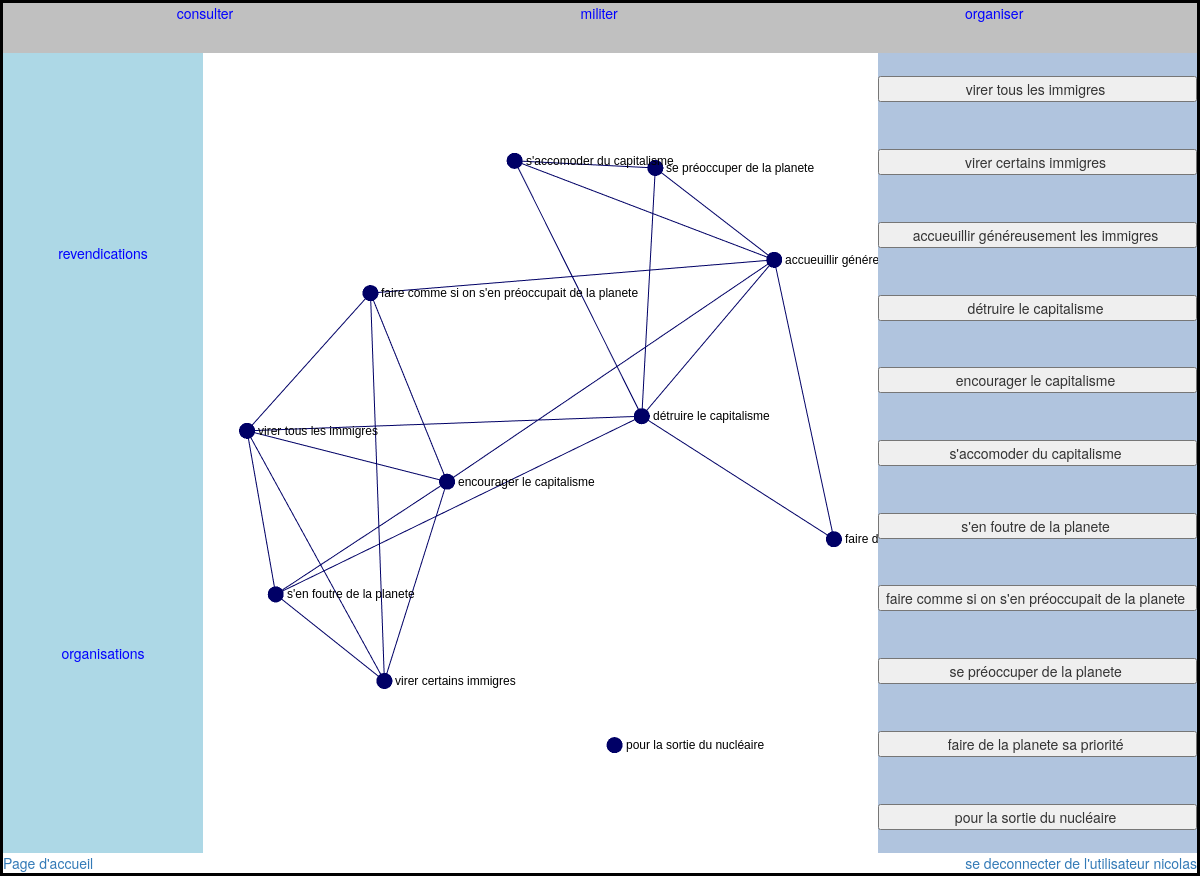
Page /revendication/consult_revendications (signed in) on the committed database.
### revendication/models.py (models this page shows, shortened)
class Proposition(models.Model):
    ennonce = models.CharField(max_length=200, null=True)
    date_creation = models.DateField (default= timezone.now, null=True)
    categorie =  models.ForeignKey(Theme, null=True, blank = True)
    supporter = models.ManyToManyField(User, through= "Soutien", null =True)
    champ_lexical = models.CharField (max_length = 100000, default = "vide", null = True)

### revendication/views.py (the view)
def consult_revendications (request):
	try:
		ennonce = request.GET['ennonce']
		proposition = Proposition.objects.get (ennonce = ennonce)
		identifiant = proposition.id
	except:
		print ("pas d'ennonce")
	propositions = Proposition.objects.all
	if request.GET:
		if proposition:
			return redirect('proposition_detail/{}'.format(identifiant))
	else:
		return render (request, 'revendications/consult_revendications.html', {"propositions" :propositions})

### revendication/templates/revendications/consult_revendications.html
{% extends "revendications/consulter.html" %}
{% load static %}
{% block barre_de_gauche %}
	<a href="{% url 'consult_revendications' %}" style="color:blue;"  >  revendications </a>
	<a href="{% url 'consult_organisations' %}" style="color:blue;"  >  organisations </a>
{% endblock %}
{%block barre_de_droite%}
	{% for proposition in propositions %}
		<input type="button" id="proposition_affichee" value="{{proposition.ennonce}} " onclick="document.location.href = '{% url 'proposition_detail' proposition.id %}'"> </input>
	{% endfor %}
{% endblock %}

### revendication/templates/revendications/base.html (shortened to what this page needs)
{% load static %}
<!DOCTYPE html>
<html>
    <head>
<link rel="stylesheet" href="{% static 'css/accueil.css' %}">
<link rel="stylesheet" href="//maxcdn.bootstrapcdn.com/bootstrap/3.2.0/css/bootstrap.min.css">
    </head>
    </head>
    <body>
        <header>
            <div class="barre_du_haut" id="barre_du_haut">
            {% block barre_du_haut %}
                    <a href="{% url 'consulter' %}" id="consulter" style="color:blue;"> consulter</a>
                    <a href="{% url 'militer' %}" id="militer" style="color:blue;"  > militer</a>
                    <a href="{% url 'organiser' %}" id="organiser" style="color:blue;">    organiser</a>
            {% endblock %}
            </div>
        </header>
        <div id="zone_centrale">
           <div class="barre_de_gauche">
            {% block barre_de_gauche %}
             {% endblock %}
            </div>
            <div class="barre_centrale">
             {% block barre_centrale %}
             {% endblock %}
            </div>
            <div class="barre_de_droite">
            {% block barre_de_droite %}
            {% endblock %}
            </div>
        </div>
         <footer>
           <div class "barre_du_bas" id="barre_du_bas">
            {% block barre_du_bas %}
                <a href="{% url 'accueil' %}">Page d'accueil</a>
                <div>
                {% if user.is_authenticated %}
                    <a href="{% url 'deconnexion' %}" > se deconnecter de l'utilisateur {{user}} </a>
                {% else %}
                    <a href="{% url 'authentification' %}" > se connecter</a>
                {% endif %}
                </div>
            {% endblock %}
          </div>
        </footer>
    </body>
</html>

### revendication/static/css/accueil.css (style rules this page uses)
.barre_du_haut { background-color: silver; color: white; display:flex; justify-content: space-around; align-items: stretch; height: 50px; }
#zone_centrale { display: flex; justify-content: center; min-height: 800px }
.barre_de_gauche { background-color: #ADD8E6; order:1; display:flex; min-width: 200px; text-align: center; justify-content: space-around; flex-direction: column; }
.barre_centrale { display:flex; flex-direction: column; order:2; background-color: white; text-align: center; width : 1000px; justify-content: center; margin: auto; }
.barre_de_droite { background-color: #B0C4DE; order:3; display:flex; justify-content: space-around; flex-direction: column; }
#barre_du_bas { display: flex; justify-content: space-between; }
body { border: 3px solid black; }

### rows in the picture
Proposition: ennonce "virer tous les immigres"
Proposition: ennonce "virer certains immigres"
Proposition: ennonce "accueuillir généreusement les immigres"
Proposition: ennonce "détruire le capitalisme"
Proposition: ennonce "encourager le capitalisme"
Proposition: ennonce "s'accomoder du capitalisme"
Proposition: ennonce "s'en foutre de la planete"
Proposition: ennonce "faire comme si on s'en préoccupait de la planete"
Proposition: ennonce "se préoccuper de la planete"
Proposition: ennonce "faire de la planete sa priorité"
Proposition: ennonce "pour la sortie du nucléaire"

### other values in the picture
{{ user }} "nicolas"
